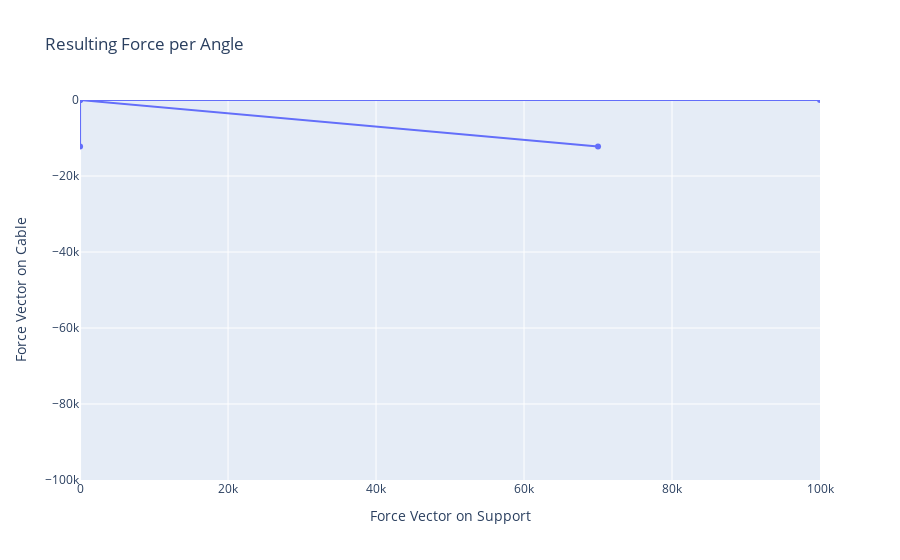

Write notebook code for a chart like this one.
### Markdown cell above
#### <a id='toc1_1_1_6_'></a>[Resulting Force on Support per Angle and Incoming Force](#toc0_)

### Code cell
unloaded_tangent_line_x = [0, 100000]
unloaded_tangent_line_y = [0, 0]
loaded_tangent_line_x = [0, 100000]
loaded_tangent_line_y = [0, 0]
force_on_support_x = [0, 0]
force_on_support_y = [0, 0]

fig = go.FigureWidget()
bar = fig.add_scatter(x=[*unloaded_tangent_line_x,*loaded_tangent_line_x,*force_on_support_x],
                      y=[*unloaded_tangent_line_y,*loaded_tangent_line_y,*force_on_support_y])

bar.update_layout(title='Resulting Force per Angle',xaxis_title='Force Vector on Support',
                    yaxis_title='Force Vector on Cable',
                    yaxis=dict(range=[-100000, 10]),
                    xaxis=dict(range=[-10,100000]))

gif = GIF()

@capture(gif)
@interact(force=(0, 100000, 1000), angle=(0, 50, 1))
def update(force=10000, angle=30):
    res = mechanical_computations.parallelverschiebung(force, angle)
    loaded_tangent_line_y=[0, -res]
    loaded_tangent_line_x=[0, force]
    force_on_support_x = [0, 0]
    force_on_support_y = [0, -res]
    fig.data[0].x=[*unloaded_tangent_line_x,*loaded_tangent_line_x,*force_on_support_x]
    fig.data[0].y=[*unloaded_tangent_line_y,*loaded_tangent_line_y,*force_on_support_y]
    fig.show()
    # return fig

# fig.write_html("Resulting_Force_per_Angle.html",full_html=True)
fig.show("notebook_connected")

### Figure 1 — Plotly figure (JSON) as saved in the notebook; plotly's stock layout.template omitted (floating-point values rounded to 4 significant figures)
{"data": [{"type": "scatter", "uid": "7a51a3b9-f2ae-49ad-b8cb-0f2559734860", "x": [0, 100000, 0, 70000, 0, 0], "y": [0, 0, 0, -12200.0, 0, -12200.0]}], "layout": {"title": {"text": "Resulting Force per Angle"}, "xaxis": {"range": [-10, 100000], "title": {"text": "Force Vector on Support"}}, "yaxis": {"range": [-100000, 10], "title": {"text": "Force Vector on Cable"}}}}
